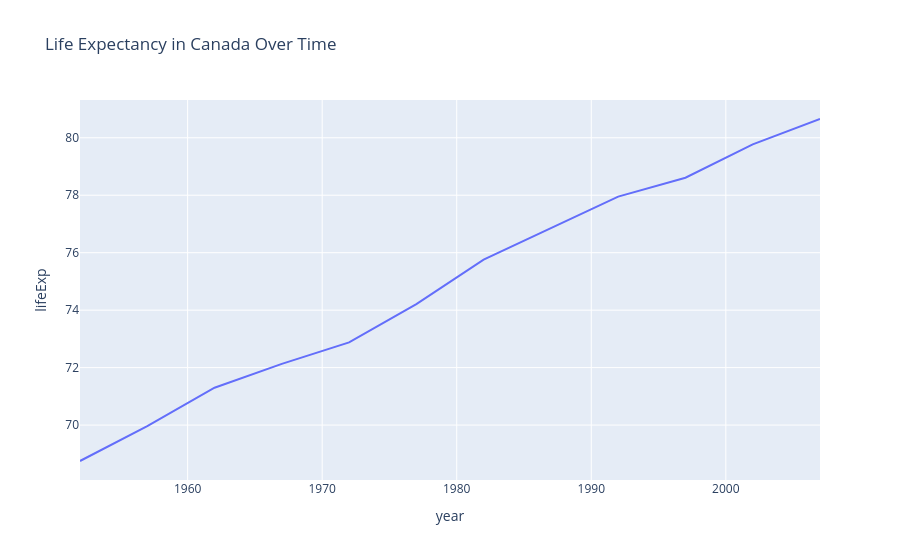
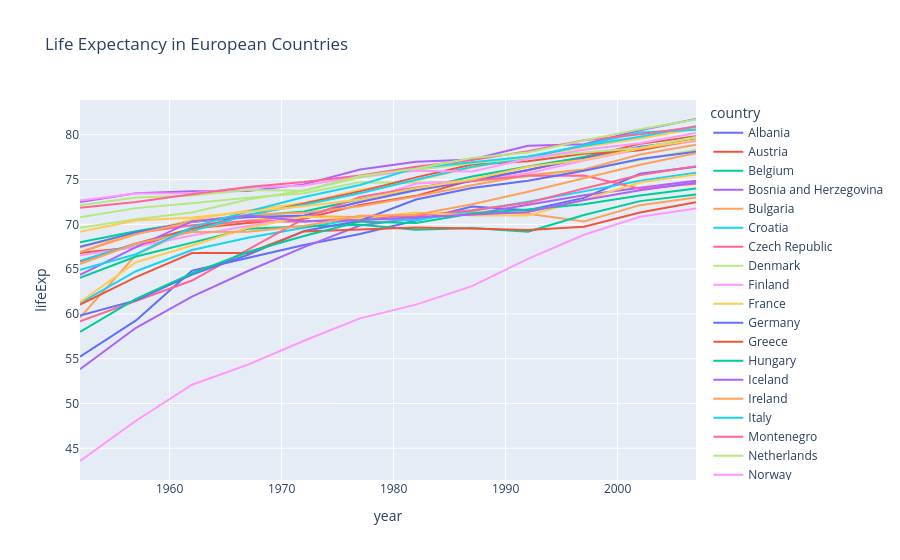

The notebook cell saved with these charts, in order:
### Markdown cell above
### 3.2 Interactive Line Plot

**Syntax:**
- `px.line(df, x='col1', y='col2')` - Create interactive line plot

### Code cell
# Simple line plot
df = px.data.gapminder().query("country=='Canada'")
fig = px.line(df, x='year', y='lifeExp', 
              title='Life Expectancy in Canada Over Time')
fig.show()

# Multiple lines
df = px.data.gapminder().query("continent=='Europe'")
fig = px.line(df, x='year', y='lifeExp', color='country',
              title='Life Expectancy in European Countries')
fig.show()

### Figure 1 — Plotly figure (JSON) as saved in the notebook; plotly's stock layout.template omitted (floating-point values rounded to 4 significant figures)
{"data": [{"hovertemplate": "year=%{x}<br>lifeExp=%{y}<extra></extra>", "legendgroup": "", "line": {"color": "#636efa", "dash": "solid"}, "marker": {"symbol": "circle"}, "mode": "lines", "name": "", "orientation": "v", "showlegend": false, "type": "scatter", "x": [1952, 1957, 1962, 1967, 1972, 1977, 1982, 1987, 1992, 1997, 2002, 2007], "xaxis": "x", "y": [68.75, 69.96, 71.3, 72.13, 72.88, 74.21, 75.76, 76.86, 77.95, 78.61, 79.77, 80.65], "yaxis": "y"}], "layout": {"legend": {"tracegroupgap": 0}, "title": {"text": "Life Expectancy in Canada Over Time"}, "xaxis": {"anchor": "y", "domain": [0, 1], "title": {"text": "year"}}, "yaxis": {"anchor": "x", "domain": [0, 1], "title": {"text": "lifeExp"}}}}

### Figure 2 — Plotly figure (JSON) as saved in the notebook; plotly's stock layout.template omitted (floating-point values rounded to 4 significant figures)
{"data": [{"hovertemplate": "country=Albania<br>year=%{x}<br>lifeExp=%{y}<extra></extra>", "legendgroup": "Albania", "line": {"color": "#636efa", "dash": "solid"}, "marker": {"symbol": "circle"}, "mode": "lines", "name": "Albania", "orientation": "v", "showlegend": true, "type": "scatter", "x": [1952, 1957, 1962, 1967, 1972, 1977, 1982, 1987, 1992, 1997, 2002, 2007], "xaxis": "x", "y": [55.23, 59.28, 64.82, 66.22, 67.69, 68.93, 70.42, 72.0, 71.58, 72.95, 75.65, 76.42], "yaxis": "y"}, {"hovertemplate": "country=Austria<br>year=%{x}<br>lifeExp=%{y}<extra></extra>", "legendgroup": "Austria", "line": {"color": "#EF553B", "dash": "solid"}, "marker": {"symbol": "circle"}, "mode": "lines", "name": "Austria", "orientation": "v", "showlegend": true, "type": "scatter", "x": [1952, 1957, 1962, 1967, 1972, 1977, 1982, 1987, 1992, 1997, 2002, 2007], "xaxis": "x", "y": [66.8, 67.48, 69.54, 70.14, 70.63, 72.17, 73.18, 74.94, 76.04, 77.51, 78.98, 79.83], "yaxis": "y"}, {"hovertemplate": "country=Belgium<br>year=%{x}<br>lifeExp=%{y}<extra></extra>", "legendgroup": "Belgium", "line": {"color": "#00cc96", "dash": "solid"}, "marker": {"symbol": "circle"}, "mode": "lines", "name": "Belgium", "orientation": "v", "showlegend": true, "type": "scatter", "x": [1952, 1957, 1962, 1967, 1972, 1977, 1982, 1987, 1992, 1997, 2002, 2007], "xaxis": "x", "y": [68.0, 69.24, 70.25, 70.94, 71.44, 72.8, 73.93, 75.35, 76.46, 77.53, 78.32, 79.44], "yaxis": "y"}, {"hovertemplate": "country=Bosnia and Herzegovina<br>year=%{x}<br>lifeExp=%{y}<extra></extra>", "legendgroup": "Bosnia and Herzegovina", "line": {"color": "#ab63fa", "dash": "solid"}, "marker": {"symbol": "circle"}, "mode": "lines", "name": "Bosnia and Herzegovina", "orientation": "v", "showlegend": true, "type": "scatter", "x": [1952, 1957, 1962, 1967, 1972, 1977, 1982, 1987, 1992, 1997, 2002, 2007], "xaxis": "x", "y": [53.82, 58.45, 61.93, 64.79, 67.45, 69.86, 70.69, 71.14, 72.18, 73.24, 74.09, 74.85], "yaxis": "y"}, {"hovertemplate": "country=Bulgaria<br>year=%{x}<br>lifeExp=%{y}<extra></extra>", "legendgroup": "Bulgaria", "line": {"color": "#FFA15A", "dash": "solid"}, "marker": {"symbol": "circle"}, "mode": "lines", "name": "Bulgaria", "orientation": "v", "showlegend": true, "type": "scatter", "x": [1952, 1957, 1962, 1967, 1972, 1977, 1982, 1987, 1992, 1997, 2002, 2007], "xaxis": "x", "y": [59.6, 66.61, 69.51, 70.42, 70.9, 70.81, 71.08, 71.34, 71.19, 70.32, 72.14, 73.0], "yaxis": "y"}, {"hovertemplate": "country=Croatia<br>year=%{x}<br>lifeExp=%{y}<extra></extra>", "legendgroup": "Croatia", "line": {"color": "#19d3f3", "dash": "solid"}, "marker": {"symbol": "circle"}, "mode": "lines", "name": "Croatia", "orientation": "v", "showlegend": true, "type": "scatter", "x": [1952, 1957, 1962, 1967, 1972, 1977, 1982, 1987, 1992, 1997, 2002, 2007], "xaxis": "x", "y": [61.21, 64.77, 67.13, 68.5, 69.61, 70.64, 70.46, 71.52, 72.53, 73.68, 74.88, 75.75], "yaxis": "y"}, {"hovertemplate": "country=Czech Republic<br>year=%{x}<br>lifeExp=%{y}<extra></extra>", "legendgroup": "Czech Republic", "line": {"color": "#FF6692", "dash": "solid"}, "marker": {"symbol": "circle"}, "mode": "lines", "name": "Czech Republic", "orientation": "v", "showlegend": true, "type": "scatter", "x": [1952, 1957, 1962, 1967, 1972, 1977, 1982, 1987, 1992, 1997, 2002, 2007], "xaxis": "x", "y": [66.87, 69.03, 69.9, 70.38, 70.29, 70.71, 70.96, 71.58, 72.4, 74.01, 75.51, 76.49], "yaxis": "y"}, {"hovertemplate": "country=Denmark<br>year=%{x}<br>lifeExp=%{y}<extra></extra>", "legendgroup": "Denmark", "line": {"color": "#B6E880", "dash": "solid"}, "marker": {"symbol": "circle"}, "mode": "lines", "name": "Denmark", "orientation": "v", "showlegend": true, "type": "scatter", "x": [1952, 1957, 1962, 1967, 1972, 1977, 1982, 1987, 1992, 1997, 2002, 2007], "xaxis": "x", "y": [70.78, 71.81, 72.35, 72.96, 73.47, 74.69, 74.63, 74.8, 75.33, 76.11, 77.18, 78.33], "yaxis": "y"}, {"hovertemplate": "country=Finland<br>year=%{x}<br>lifeExp=%{y}<extra></extra>", "legendgroup": "Finland", "line": {"color": "#FF97FF", "dash": "solid"}, "marker": {"symbol": "circle"}, "mode": "lines", "name": "Finland", "orientation": "v", "showlegend": true, "type": "scatter", "x": [1952, 1957, 1962, 1967, 1972, 1977, 1982, 1987, 1992, 1997, 2002, 2007], "xaxis": "x", "y": [66.55, 67.49, 68.75, 69.83, 70.87, 72.52, 74.55, 74.83, 75.7, 77.13, 78.37, 79.31], "yaxis": "y"}, {"hovertemplate": "country=France<br>year=%{x}<br>lifeExp=%{y}<extra></extra>", "legendgroup": "France", "line": {"color": "#FECB52", "dash": "solid"}, "marker": {"symbol": "circle"}, "mode": "lines", "name": "France", "orientation": "v", "showlegend": true, "type": "scatter", "x": [1952, 1957, 1962, 1967, 1972, 1977, 1982, 1987, 1992, 1997, 2002, 2007], "xaxis": "x", "y": [67.41, 68.93, 70.51, 71.55, 72.38, 73.83, 74.89, 76.34, 77.46, 78.64, 79.59, 80.66], "yaxis": "y"}, {"hovertemplate": "country=Germany<br>year=%{x}<br>lifeExp=%{y}<extra></extra>", "legendgroup": "Germany", "line": {"color": "#636efa", "dash": "solid"}, "marker": {"symbol": "circle"}, "mode": "lines", "name": "Germany", "orientation": "v", "showlegend": true, "type": "scatter", "x": [1952, 1957, 1962, 1967, 1972, 1977, 1982, 1987, 1992, 1997, 2002, 2007], "xaxis": "x", "y": [67.5, 69.1, 70.3, 70.8, 71.0, 72.5, 73.8, 74.85, 76.07, 77.34, 78.67, 79.41], "yaxis": "y"}, {"hovertemplate": "country=Greece<br>year=%{x}<br>lifeExp=%{y}<extra></extra>", "legendgroup": "Greece", "line": {"color": "#EF553B", "dash": "solid"}, "marker": {"symbol": "circle"}, "mode": "lines", "name": "Greece", "orientation": "v", "showlegend": true, "type": "scatter", "x": [1952, 1957, 1962, 1967, 1972, 1977, 1982, 1987, 1992, 1997, 2002, 2007], "xaxis": "x", "y": [65.86, 67.86, 69.51, 71.0, 72.34, 73.68, 75.24, 76.67, 77.03, 77.87, 78.26, 79.48], "yaxis": "y"}, {"hovertemplate": "country=Hungary<br>year=%{x}<br>lifeExp=%{y}<extra></extra>", "legendgroup": "Hungary", "line": {"color": "#00cc96", "dash": "solid"}, "marker": {"symbol": "circle"}, "mode": "lines", "name": "Hungary", "orientation": "v", "showlegend": true, "type": "scatter", "x": [1952, 1957, 1962, 1967, 1972, 1977, 1982, 1987, 1992, 1997, 2002, 2007], "xaxis": "x", "y": [64.03, 66.41, 67.96, 69.5, 69.76, 69.95, 69.39, 69.58, 69.17, 71.04, 72.59, 73.34], "yaxis": "y"}, {"hovertemplate": "country=Iceland<br>year=%{x}<br>lifeExp=%{y}<extra></extra>", "legendgroup": "Iceland", "line": {"color": "#ab63fa", "dash": "solid"}, "marker": {"symbol": "circle"}, "mode": "lines", "name": "Iceland", "orientation": "v", "showlegend": true, "type": "scatter", "x": [1952, 1957, 1962, 1967, 1972, 1977, 1982, 1987, 1992, 1997, 2002, 2007], "xaxis": "x", "y": [72.49, 73.47, 73.68, 73.73, 74.46, 76.11, 76.99, 77.23, 78.77, 78.95, 80.5, 81.76], "yaxis": "y"}, {"hovertemplate": "country=Ireland<br>year=%{x}<br>lifeExp=%{y}<extra></extra>", "legendgroup": "Ireland", "line": {"color": "#FFA15A", "dash": "solid"}, "marker": {"symbol": "circle"}, "mode": "lines", "name": "Ireland", "orientation": "v", "showlegend": true, "type": "scatter", "x": [1952, 1957, 1962, 1967, 1972, 1977, 1982, 1987, 1992, 1997, 2002, 2007], "xaxis": "x", "y": [66.91, 68.9, 70.29, 71.08, 71.28, 72.03, 73.1, 74.36, 75.47, 76.12, 77.78, 78.89], "yaxis": "y"}, {"hovertemplate": "country=Italy<br>year=%{x}<br>lifeExp=%{y}<extra></extra>", "legendgroup": "Italy", "line": {"color": "#19d3f3", "dash": "solid"}, "marker": {"symbol": "circle"}, "mode": "lines", "name": "Italy", "orientation": "v", "showlegend": true, "type": "scatter", "x": [1952, 1957, 1962, 1967, 1972, 1977, 1982, 1987, 1992, 1997, 2002, 2007], "xaxis": "x", "y": [65.94, 67.81, 69.24, 71.06, 72.19, 73.48, 74.98, 76.42, 77.44, 78.82, 80.24, 80.55], "yaxis": "y"}, {"hovertemplate": "country=Montenegro<br>year=%{x}<br>lifeExp=%{y}<extra></extra>", "legendgroup": "Montenegro", "line": {"color": "#FF6692", "dash": "solid"}, "marker": {"symbol": "circle"}, "mode": "lines", "name": "Montenegro", "orientation": "v", "showlegend": true, "type": "scatter", "x": [1952, 1957, 1962, 1967, 1972, 1977, 1982, 1987, 1992, 1997, 2002, 2007], "xaxis": "x", "y": [59.16, 61.45, 63.73, 67.18, 70.64, 73.07, 74.1, 74.86, 75.44, 75.44, 73.98, 74.54], "yaxis": "y"}, {"hovertemplate": "country=Netherlands<br>year=%{x}<br>lifeExp=%{y}<extra></extra>", "legendgroup": "Netherlands", "line": {"color": "#B6E880", "dash": "solid"}, "marker": {"symbol": "circle"}, "mode": "lines", "name": "Netherlands", "orientation": "v", "showlegend": true, "type": "scatter", "x": [1952, 1957, 1962, 1967, 1972, 1977, 1982, 1987, 1992, 1997, 2002, 2007], "xaxis": "x", "y": [72.13, 72.99, 73.23, 73.82, 73.75, 75.24, 76.05, 76.83, 77.42, 78.03, 78.53, 79.76], "yaxis": "y"}, {"hovertemplate": "country=Norway<br>year=%{x}<br>lifeExp=%{y}<extra></extra>", "legendgroup": "Norway", "line": {"color": "#FF97FF", "dash": "solid"}, "marker": {"symbol": "circle"}, "mode": "lines", "name": "Norway", "orientation": "v", "showlegend": true, "type": "scatter", "x": [1952, 1957, 1962, 1967, 1972, 1977, 1982, 1987, 1992, 1997, 2002, 2007], "xaxis": "x", "y": [72.67, 73.44, 73.47, 74.08, 74.34, 75.37, 75.97, 75.89, 77.32, 78.32, 79.05, 80.2], "yaxis": "y"}, {"hovertemplate": "country=Poland<br>year=%{x}<br>lifeExp=%{y}<extra></extra>", "legendgroup": "Poland", "line": {"color": "#FECB52", "dash": "solid"}, "marker": {"symbol": "circle"}, "mode": "lines", "name": "Poland", "orientation": "v", "showlegend": true, "type": "scatter", "x": [1952, 1957, 1962, 1967, 1972, 1977, 1982, 1987, 1992, 1997, 2002, 2007], "xaxis": "x", "y": [61.31, 65.77, 67.64, 69.61, 70.85, 70.67, 71.32, 70.98, 70.99, 72.75, 74.67, 75.56], "yaxis": "y"}, {"hovertemplate": "country=Portugal<br>year=%{x}<br>lifeExp=%{y}<extra></extra>", "legendgroup": "Portugal", "line": {"color": "#636efa", "dash": "solid"}, "marker": {"symbol": "circle"}, "mode": "lines", "name": "Portugal", "orientation": "v", "showlegend": true, "type": "scatter", "x": [1952, 1957, 1962, 1967, 1972, 1977, 1982, 1987, 1992, 1997, 2002, 2007], "xaxis": "x", "y": [59.82, 61.51, 64.39, 66.6, 69.26, 70.41, 72.77, 74.06, 74.86, 75.97, 77.29, 78.1], "yaxis": "y"}, {"hovertemplate": "country=Romania<br>year=%{x}<br>lifeExp=%{y}<extra></extra>", "legendgroup": "Romania", "line": {"color": "#EF553B", "dash": "solid"}, "marker": {"symbol": "circle"}, "mode": "lines", "name": "Romania", "orientation": "v", "showlegend": true, "type": "scatter", "x": [1952, 1957, 1962, 1967, 1972, 1977, 1982, 1987, 1992, 1997, 2002, 2007], "xaxis": "x", "y": [61.05, 64.1, 66.8, 66.8, 69.21, 69.46, 69.66, 69.53, 69.36, 69.72, 71.32, 72.48], "yaxis": "y"}, {"hovertemplate": "country=Serbia<br>year=%{x}<br>lifeExp=%{y}<extra></extra>", "legendgroup": "Serbia", "line": {"color": "#00cc96", "dash": "solid"}, "marker": {"symbol": "circle"}, "mode": "lines", "name": "Serbia", "orientation": "v", "showlegend": true, "type": "scatter", "x": [1952, 1957, 1962, 1967, 1972, 1977, 1982, 1987, 1992, 1997, 2002, 2007], "xaxis": "x", "y": [58.0, 61.69, 64.53, 66.91, 68.7, 70.3, 70.16, 71.22, 71.66, 72.23, 73.21, 74.0], "yaxis": "y"}, {"hovertemplate": "country=Slovak Republic<br>year=%{x}<br>lifeExp=%{y}<extra></extra>", "legendgroup": "Slovak Republic", "line": {"color": "#ab63fa", "dash": "solid"}, "marker": {"symbol": "circle"}, "mode": "lines", "name": "Slovak Republic", "orientation": "v", "showlegend": true, "type": "scatter", "x": [1952, 1957, 1962, 1967, 1972, 1977, 1982, 1987, 1992, 1997, 2002, 2007], "xaxis": "x", "y": [64.36, 67.45, 70.33, 70.98, 70.35, 70.45, 70.8, 71.08, 71.38, 72.71, 73.8, 74.66], "yaxis": "y"}, {"hovertemplate": "country=Slovenia<br>year=%{x}<br>lifeExp=%{y}<extra></extra>", "legendgroup": "Slovenia", "line": {"color": "#FFA15A", "dash": "solid"}, "marker": {"symbol": "circle"}, "mode": "lines", "name": "Slovenia", "orientation": "v", "showlegend": true, "type": "scatter", "x": [1952, 1957, 1962, 1967, 1972, 1977, 1982, 1987, 1992, 1997, 2002, 2007], "xaxis": "x", "y": [65.57, 67.85, 69.15, 69.18, 69.82, 70.97, 71.06, 72.25, 73.64, 75.13, 76.66, 77.93], "yaxis": "y"}, {"hovertemplate": "country=Spain<br>year=%{x}<br>lifeExp=%{y}<extra></extra>", "legendgroup": "Spain", "line": {"color": "#19d3f3", "dash": "solid"}, "marker": {"symbol": "circle"}, "mode": "lines", "name": "Spain", "orientation": "v", "showlegend": true, "type": "scatter", "x": [1952, 1957, 1962, 1967, 1972, 1977, 1982, 1987, 1992, 1997, 2002, 2007], "xaxis": "x", "y": [64.94, 66.66, 69.69, 71.44, 73.06, 74.39, 76.3, 76.9, 77.57, 78.77, 79.78, 80.94], "yaxis": "y"}, {"hovertemplate": "country=Sweden<br>year=%{x}<br>lifeExp=%{y}<extra></extra>", "legendgroup": "Sweden", "line": {"color": "#FF6692", "dash": "solid"}, "marker": {"symbol": "circle"}, "mode": "lines", "name": "Sweden", "orientation": "v", "showlegend": true, "type": "scatter", "x": [1952, 1957, 1962, 1967, 1972, 1977, 1982, 1987, 1992, 1997, 2002, 2007], "xaxis": "x", "y": [71.86, 72.49, 73.37, 74.16, 74.72, 75.44, 76.42, 77.19, 78.16, 79.39, 80.04, 80.88], "yaxis": "y"}, {"hovertemplate": "country=Switzerland<br>year=%{x}<br>lifeExp=%{y}<extra></extra>", "legendgroup": "Switzerland", "line": {"color": "#B6E880", "dash": "solid"}, "marker": {"symbol": "circle"}, "mode": "lines", "name": "Switzerland", "orientation": "v", "showlegend": true, "type": "scatter", "x": [1952, 1957, 1962, 1967, 1972, 1977, 1982, 1987, 1992, 1997, 2002, 2007], "xaxis": "x", "y": [69.62, 70.56, 71.32, 72.77, 73.78, 75.39, 76.21, 77.41, 78.03, 79.37, 80.62, 81.7], "yaxis": "y"}, {"hovertemplate": "country=Turkey<br>year=%{x}<br>lifeExp=%{y}<extra></extra>", "legendgroup": "Turkey", "line": {"color": "#FF97FF", "dash": "solid"}, "marker": {"symbol": "circle"}, "mode": "lines", "name": "Turkey", "orientation": "v", "showlegend": true, "type": "scatter", "x": [1952, 1957, 1962, 1967, 1972, 1977, 1982, 1987, 1992, 1997, 2002, 2007], "xaxis": "x", "y": [43.59, 48.08, 52.1, 54.34, 57.01, 59.51, 61.04, 63.11, 66.15, 68.83, 70.84, 71.78], "yaxis": "y"}, {"hovertemplate": "country=United Kingdom<br>year=%{x}<br>lifeExp=%{y}<extra></extra>", "legendgroup": "United Kingdom", "line": {"color": "#FECB52", "dash": "solid"}, "marker": {"symbol": "circle"}, "mode": "lines", "name": "United Kingdom", "orientation": "v", "showlegend": true, "type": "scatter", "x": [1952, 1957, 1962, 1967, 1972, 1977, 1982, 1987, 1992, 1997, 2002, 2007], "xaxis": "x", "y": [69.18, 70.42, 70.76, 71.36, 72.01, 72.76, 74.04, 75.01, 76.42, 77.22, 78.47, 79.42], "yaxis": "y"}], "layout": {"legend": {"title": {"text": "country"}, "tracegroupgap": 0}, "title": {"text": "Life Expectancy in European Countries"}, "xaxis": {"anchor": "y", "domain": [0, 1], "title": {"text": "year"}}, "yaxis": {"anchor": "x", "domain": [0, 1], "title": {"text": "lifeExp"}}}}
